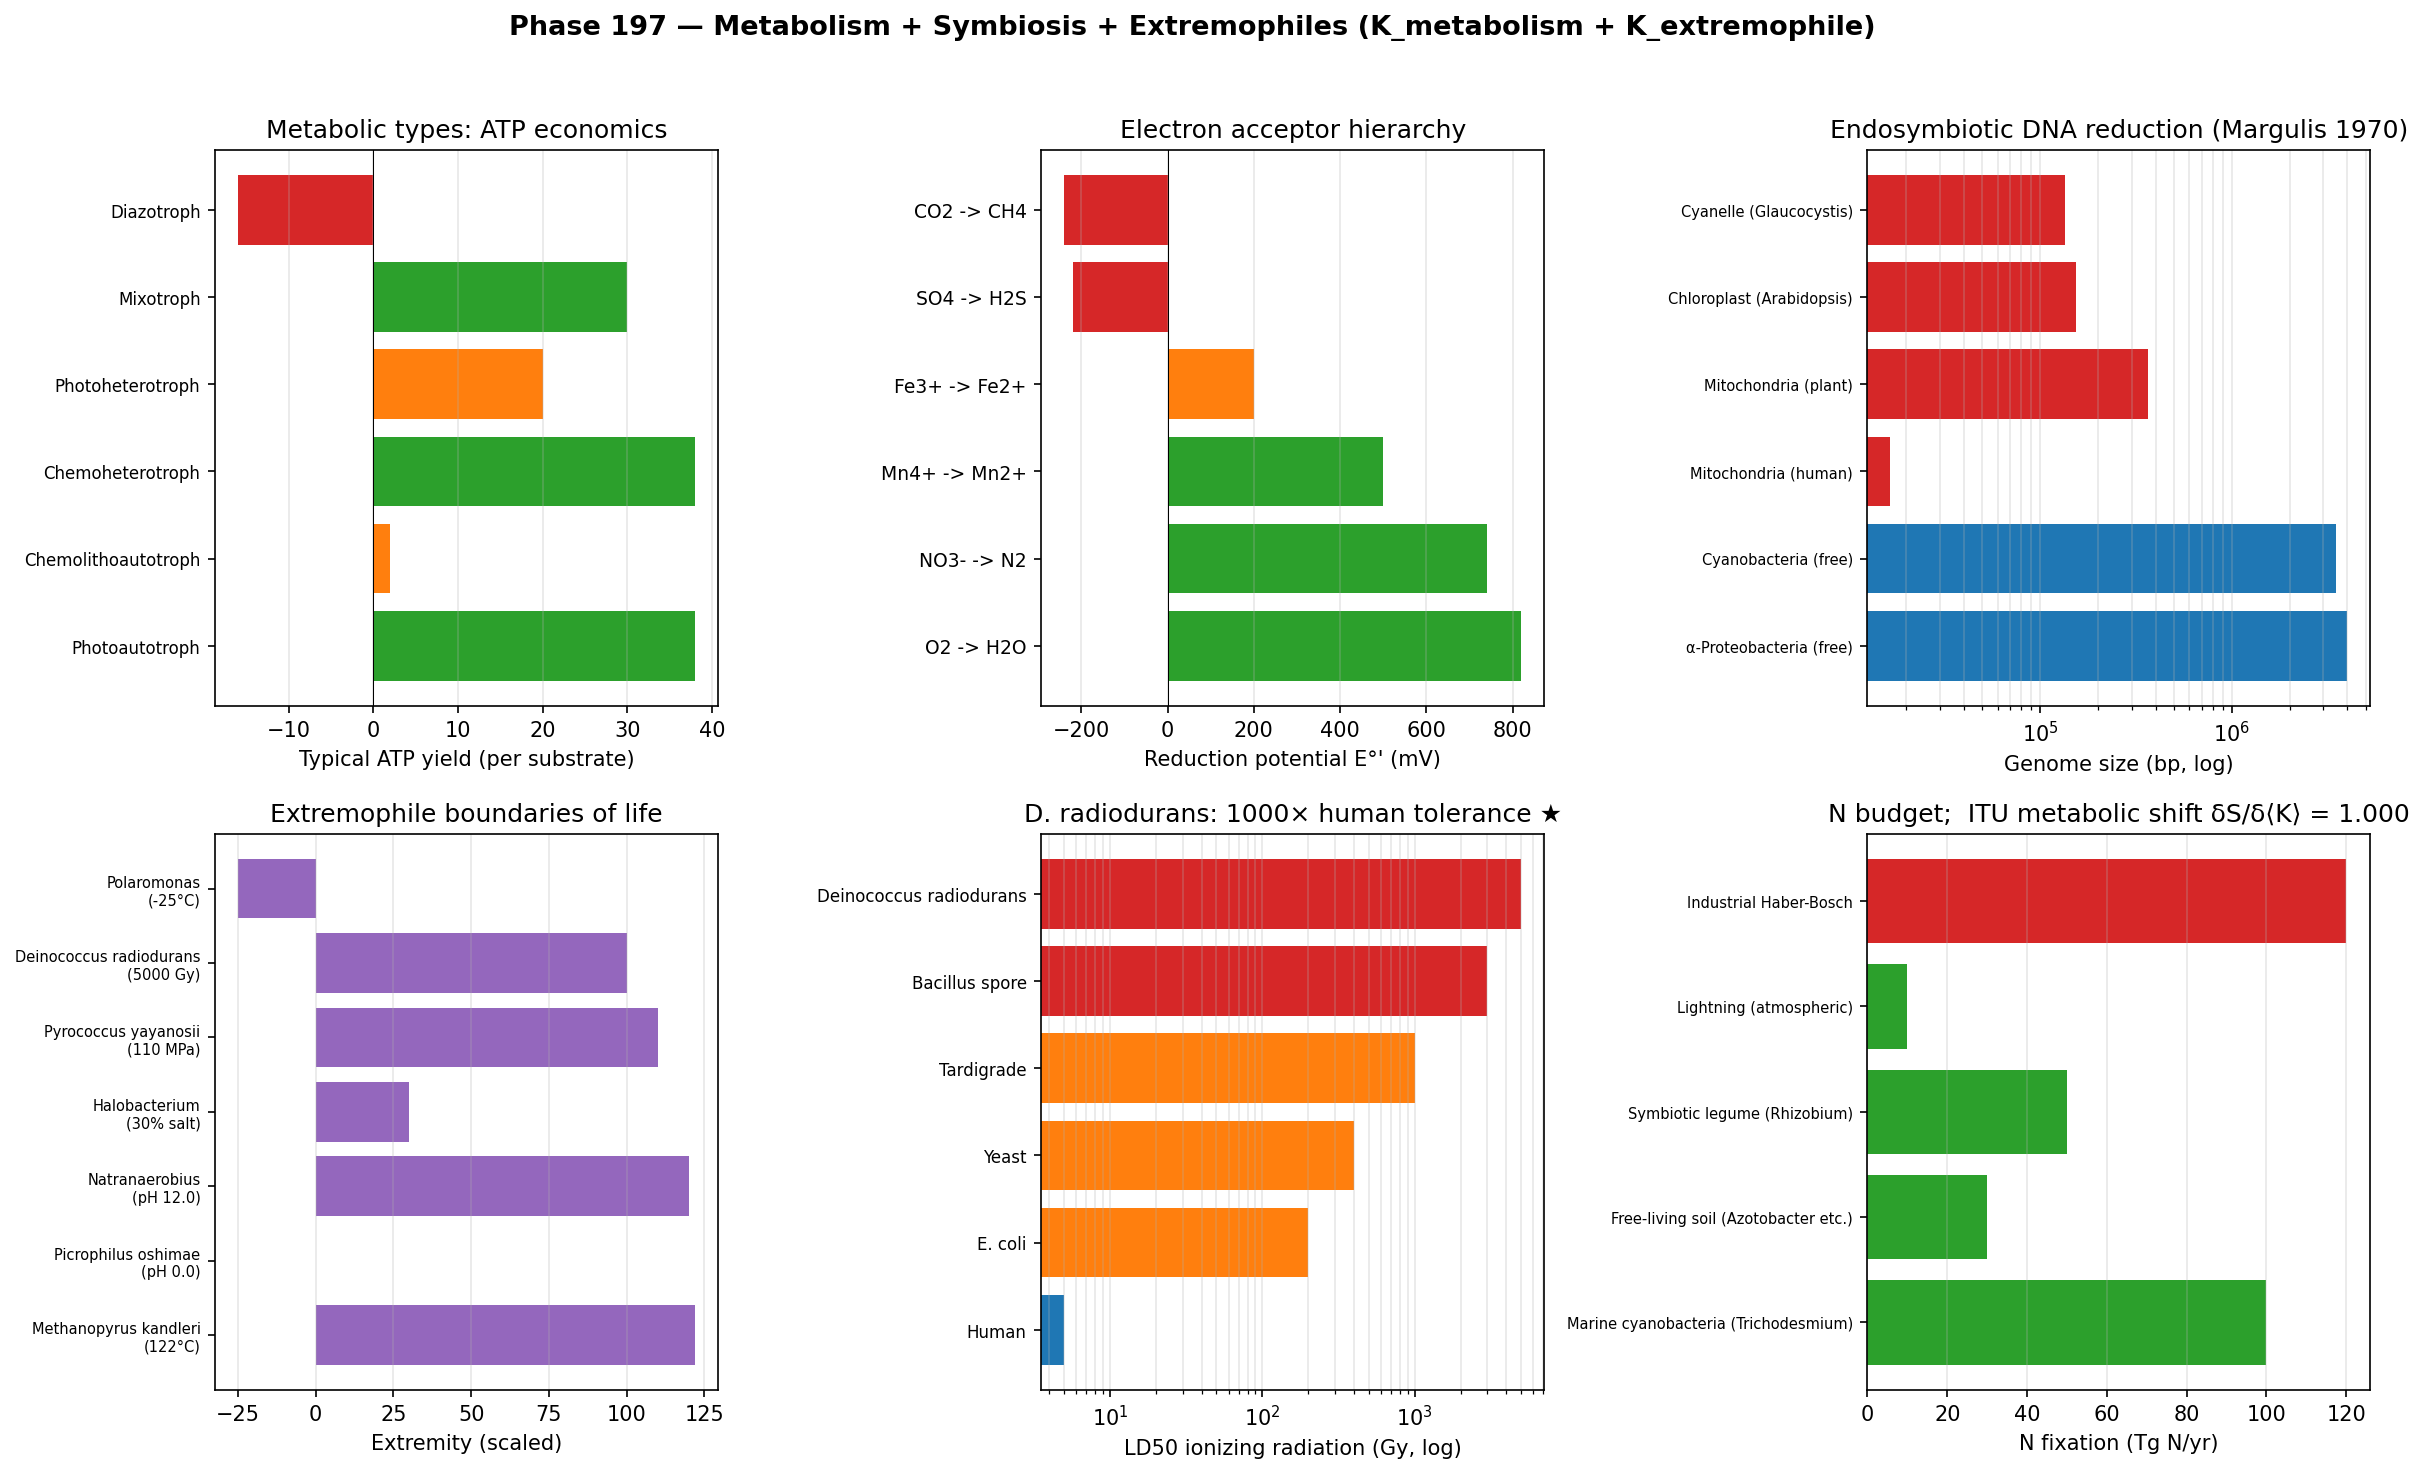

This figure's Python source:
"""
Phase 197 — Bacterial metabolism + symbiosis + extremophiles (K_metabolism + K_extremophile)

Simulations:
  1) 6 metabolic types comparison
  2) Fermentation product diversity
  3) Anaerobic respiration electron acceptor hierarchy
  4) Endosymbiotic theory: mitochondrial vs chloroplast DNA
  5) Extremophile environmental tolerance ranges
  6) D. radiodurans LD50 vs other organisms
  7) Nitrogen fixation budget (biological vs Haber-Bosch)
  8) ITU K_metabolism axiom check with metabolic shift

Outputs:
  - metabolism_symbiosis_extremophiles.png
  - metabolism_symbiosis_extremophiles_summary.json
"""

from __future__ import annotations

import json
from pathlib import Path

import matplotlib
matplotlib.use("Agg")
import matplotlib.pyplot as plt
import numpy as np

OUT_PNG = Path(__file__).with_name("metabolism_symbiosis_extremophiles.png")
OUT_JSON = Path(__file__).with_name("metabolism_symbiosis_extremophiles_summary.json")

rng = np.random.default_rng(20260531)

# -------------------------------------------------------------
# 1) Metabolic types
# -------------------------------------------------------------
metab_types = {
    "Photoautotroph":     {"C_src": "CO2", "E_src": "Light", "ATP_yield": 38},
    "Chemolithoautotroph":{"C_src": "CO2", "E_src": "Inorganic chemistry", "ATP_yield": 2},
    "Chemoheterotroph":   {"C_src": "Organic", "E_src": "Organic", "ATP_yield": 38},
    "Photoheterotroph":   {"C_src": "Organic", "E_src": "Light", "ATP_yield": 20},
    "Mixotroph":          {"C_src": "Both", "E_src": "Both", "ATP_yield": 30},
    "Diazotroph":         {"C_src": "CO2 or Organic", "E_src": "Varied", "ATP_yield": -16}, # N fixation costs ATP
}

# -------------------------------------------------------------
# 2) Fermentation products (ATP yields)
# -------------------------------------------------------------
fermentation = {
    "Lactate (Lactobacillus)":       2,
    "Ethanol (Yeast)":               2,
    "Acetate (Acetobacter)":         3,
    "Butyrate (Clostridium)":        2.5,
    "Methane (Methanogens)":         0.5,
    "Mixed acid (E. coli)":          2.5,
}

# -------------------------------------------------------------
# 3) Anaerobic respiration: electron acceptor hierarchy
# -------------------------------------------------------------
# Higher reduction potential -> more energy gained
e_acceptors = {
    "O2 -> H2O":         +820,
    "NO3- -> N2":        +740,
    "Mn4+ -> Mn2+":      +500,
    "Fe3+ -> Fe2+":      +200,
    "SO4 -> H2S":        -220,
    "CO2 -> CH4":        -240,
}

# -------------------------------------------------------------
# 4) Endosymbiotic DNA sizes
# -------------------------------------------------------------
endosymb_dna = {
    "α-Proteobacteria (free)": 4e6,
    "Cyanobacteria (free)":    3.5e6,
    "Mitochondria (human)":    16569,
    "Mitochondria (plant)":    367000,
    "Chloroplast (Arabidopsis)": 154478,
    "Cyanelle (Glaucocystis)": 135000,
}

# -------------------------------------------------------------
# 5) Extremophile tolerances
# -------------------------------------------------------------
extremes = {
    "Methanopyrus kandleri":   {"temp_C": 122, "category": "Thermophile"},
    "Picrophilus oshimae":     {"pH": 0.0,   "category": "Acidophile"},
    "Natranaerobius":          {"pH": 12.0,  "category": "Alkalophile"},
    "Halobacterium":           {"salt_pct": 30, "category": "Halophile"},
    "Pyrococcus yayanosii":    {"pressure_MPa": 110, "category": "Piezophile"},
    "Deinococcus radiodurans": {"radiation_Gy": 5000, "category": "Radioresistant"},
    "Polaromonas":             {"temp_C": -25, "category": "Psychrophile"},
}

# -------------------------------------------------------------
# 6) Radiation resistance comparison
# -------------------------------------------------------------
ld50_radiation = {
    "Human":                5,
    "E. coli":              200,
    "Yeast":                400,
    "Tardigrade":           1000,
    "Bacillus spore":       3000,
    "Deinococcus radiodurans": 5000,
}

# -------------------------------------------------------------
# 7) Nitrogen fixation budget
# -------------------------------------------------------------
N_fixation = {
    "Marine cyanobacteria (Trichodesmium)": 100e12,  # 100 Tg N/yr (Capone 2005)
    "Free-living soil (Azotobacter etc.)":   30e12,
    "Symbiotic legume (Rhizobium)":          50e12,
    "Lightning (atmospheric)":               10e12,
    "Industrial Haber-Bosch":               120e12,  # 120 Tg N/yr (2024)
}

# -------------------------------------------------------------
# 8) ITU K_metabolism axiom check: metabolic shift
# -------------------------------------------------------------
N_states = 2000
# Aerobic state: O2 plentiful, oxidative phos dominant
log_fit_aerobic = -((np.arange(N_states) - 400) ** 2) / 50000
p_aerobic = np.exp(log_fit_aerobic); p_aerobic /= p_aerobic.sum()
S_aerobic = float(-np.sum(p_aerobic * np.log(p_aerobic)))

# Anaerobic shift: fermentation, methanogenesis pathways activated
log_fit_anaerobic = log_fit_aerobic.copy()
fermenters = (np.arange(N_states) > 1200)
log_fit_anaerobic[~fermenters] -= 3.0
log_fit_anaerobic[fermenters] += 4.0
p_anaerobic = np.exp(log_fit_anaerobic); p_anaerobic /= p_anaerobic.sum()
S_anaerobic = float(-np.sum(p_anaerobic * np.log(p_anaerobic)))

log_p = np.log(np.clip(p_aerobic, 1e-30, None))
dp = p_anaerobic - p_aerobic
dS_lin = -np.sum(dp * (1.0 + log_p))
dK_lin = -np.sum(dp * log_p)
itu_ratio = float(dS_lin / dK_lin) if abs(dK_lin) > 1e-15 else float("nan")

# -------------------------------------------------------------
# Plot
# -------------------------------------------------------------
fig, axes = plt.subplots(2, 3, figsize=(16, 10))
fig.suptitle(
    "Phase 197 — Metabolism + Symbiosis + Extremophiles (K_metabolism + K_extremophile)",
    fontsize=13,
    fontweight="bold",
)

# Panel 1: Metabolic types ATP yield
ax = axes[0, 0]
types = list(metab_types.keys())
yields = [metab_types[t]["ATP_yield"] for t in types]
colors_m = ["#2ca02c" if y > 20 else "#ff7f0e" if y > 0 else "#d62728" for y in yields]
ax.barh(range(len(types)), yields, color=colors_m)
ax.set_yticks(range(len(types)))
ax.set_yticklabels(types, fontsize=8)
ax.set_xlabel("Typical ATP yield (per substrate)")
ax.axvline(0, color="black", lw=0.5)
ax.set_title("Metabolic types: ATP economics")
ax.grid(True, alpha=0.3, axis="x")

# Panel 2: Anaerobic e- acceptor hierarchy
ax = axes[0, 1]
acceptors = list(e_acceptors.keys())
potentials = list(e_acceptors.values())
colors_p = ["#2ca02c" if p > 200 else "#ff7f0e" if p > -100 else "#d62728" for p in potentials]
ax.barh(range(len(acceptors)), potentials, color=colors_p)
ax.axvline(0, color="black", lw=0.5)
ax.set_yticks(range(len(acceptors)))
ax.set_yticklabels(acceptors, fontsize=9)
ax.set_xlabel("Reduction potential E°' (mV)")
ax.set_title("Electron acceptor hierarchy")
ax.grid(True, alpha=0.3, axis="x")

# Panel 3: Endosymbiotic DNA shrinkage (Margulis 1970)
ax = axes[0, 2]
endo_names = list(endosymb_dna.keys())
endo_sizes = list(endosymb_dna.values())
colors_e = ["#1f77b4" if "free" in n else "#d62728" for n in endo_names]
ax.barh(range(len(endo_names)), endo_sizes, color=colors_e)
ax.set_xscale("log")
ax.set_yticks(range(len(endo_names)))
ax.set_yticklabels(endo_names, fontsize=7)
ax.set_xlabel("Genome size (bp, log)")
ax.set_title("Endosymbiotic DNA reduction (Margulis 1970)")
ax.grid(True, alpha=0.3, axis="x", which="both")

# Panel 4: Extremophile environmental ranges
ax = axes[1, 0]
ex_names = list(extremes.keys())
ex_vals = []
ex_units = []
for n in ex_names:
    e = extremes[n]
    if "temp_C" in e:    ex_vals.append(e["temp_C"]);    ex_units.append(f"{e['temp_C']}°C")
    elif "pH" in e:      ex_vals.append(e["pH"] * 10);   ex_units.append(f"pH {e['pH']}")
    elif "salt_pct" in e: ex_vals.append(e["salt_pct"]); ex_units.append(f"{e['salt_pct']}% salt")
    elif "pressure_MPa" in e: ex_vals.append(e["pressure_MPa"]); ex_units.append(f"{e['pressure_MPa']} MPa")
    elif "radiation_Gy" in e: ex_vals.append(e["radiation_Gy"] / 50); ex_units.append(f"{e['radiation_Gy']} Gy")
ax.barh(range(len(ex_names)), ex_vals, color="#9467bd")
ax.set_yticks(range(len(ex_names)))
ax.set_yticklabels([f"{n}\n({u})" for n, u in zip(ex_names, ex_units)], fontsize=7)
ax.set_xlabel("Extremity (scaled)")
ax.set_title("Extremophile boundaries of life")
ax.grid(True, alpha=0.3, axis="x")

# Panel 5: Radiation LD50
ax = axes[1, 1]
ld_names = list(ld50_radiation.keys())
ld_vals = list(ld50_radiation.values())
colors_l = ["#d62728" if v > 1000 else "#ff7f0e" if v > 100 else "#1f77b4" for v in ld_vals]
ax.barh(range(len(ld_names)), ld_vals, color=colors_l)
ax.set_xscale("log")
ax.set_yticks(range(len(ld_names)))
ax.set_yticklabels(ld_names, fontsize=8)
ax.set_xlabel("LD50 ionizing radiation (Gy, log)")
ax.set_title("D. radiodurans: 1000× human tolerance ★")
ax.grid(True, alpha=0.3, axis="x", which="both")

# Panel 6: Nitrogen fixation + ITU
ax = axes[1, 2]
n_names = list(N_fixation.keys())
n_vals = [v / 1e12 for v in N_fixation.values()]  # Tg N/yr
colors_n = ["#d62728" if "Industrial" in n else "#2ca02c" for n in n_names]
ax.barh(range(len(n_names)), n_vals, color=colors_n)
ax.set_yticks(range(len(n_names)))
ax.set_yticklabels(n_names, fontsize=7)
ax.set_xlabel("N fixation (Tg N/yr)")
ax.set_title(f"N budget;  ITU metabolic shift δS/δ⟨K⟩ = {itu_ratio:.3f}")
ax.grid(True, alpha=0.3, axis="x")

plt.tight_layout(rect=[0, 0, 1, 0.96])
plt.savefig(OUT_PNG, dpi=150, bbox_inches="tight")
plt.close(fig)

summary = {
    "phase": 197,
    "tier1_paper": 27,
    "block": "B",
    "topic": "Metabolism + symbiosis + extremophiles (K_metabolism + K_extremophile)",
    "metabolic_types_6": metab_types,
    "fermentation_ATP_yields": fermentation,
    "anaerobic_electron_acceptors_mV": e_acceptors,
    "endosymbiotic_DNA_bp": endosymb_dna,
    "endosymbiotic_theory_Margulis_1970": {
        "mitochondria_origin": "alpha-Proteobacteria (Rickettsia-like)",
        "chloroplast_origin": "Cyanobacteria",
        "evidence": ["double membrane", "circular DNA", "70S ribosomes",
                     "antibiotic susceptibility", "binary fission"],
    },
    "extremophiles": extremes,
    "life_temperature_upper_limit_C": 122,
    "life_pH_range": "0 to 12",
    "radiation_LD50_Gy": ld50_radiation,
    "Deinococcus_vs_human_radiation_fold": 1000,
    "N_fixation_Tg_N_per_year": {k: v / 1e12 for k, v in N_fixation.items()},
    "N_fixation_total_biological": float(sum(v for k, v in N_fixation.items()
                                              if "Industrial" not in k) / 1e12),
    "ITU_K_metabolism": {
        "N_states": N_states,
        "S_aerobic_nats": S_aerobic,
        "S_anaerobic_nats": S_anaerobic,
        "delta_S": S_anaerobic - S_aerobic,
        "delta_S_first_order": float(dS_lin),
        "delta_K_first_order": float(dK_lin),
        "ratio_dS_over_dK": float(itu_ratio),
        "expected_ratio": 1.0,
    },
    "ITU_interpretation": {
        "K_state": "K_metabolism + K_extremophile (sub-states of K_microbe)",
        "modular_Hamiltonian": "K_metabolism^(0) = -log P(pathway | environment)",
        "endosymbiosis": "ITU K-state fusion operator (Margulis 1970)",
        "extremophile_meaning": "K-state stability under extreme environments",
        "metabolic_shift": "Aerobic <-> anaerobic = ITU descent between K-state basins",
    },
    "outputs": {
        "figure": str(OUT_PNG.name),
        "summary_json": str(OUT_JSON.name),
    },
}

OUT_JSON.write_text(json.dumps(summary, indent=2, ensure_ascii=False), encoding="utf-8")
print(json.dumps(summary, indent=2, ensure_ascii=False))
